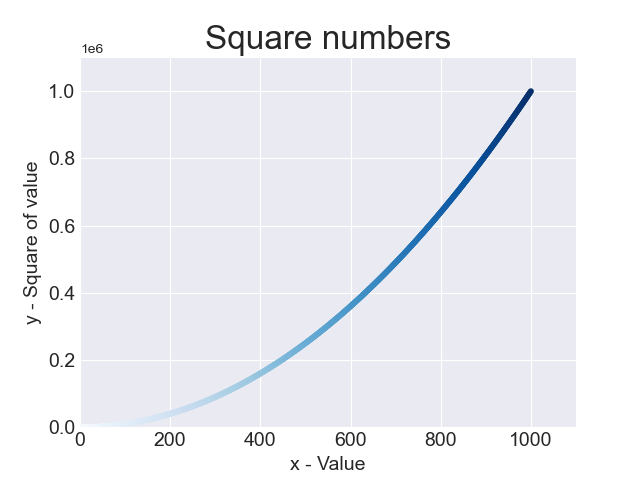

Recreate this plot in Python.
import matplotlib.pyplot as plt

plt.style.use("seaborn-darkgrid")

values = range(1, 1001)
squares = [x**2 for x in values]
fig, ax = plt.subplots()
ax.scatter(values, squares, c=values, cmap=plt.cm.Blues, s=10)
ax.axis([0, 1100, 0, 1100000])

ax.set_title("Square numbers", fontsize=24)
ax.set_xlabel("x - Value", fontsize=14)
ax.set_ylabel("y - Square of value", fontsize=14)
ax.tick_params(axis="both", which="major", labelsize=14)
plt.savefig("scatter_squares.png")
plt.show()